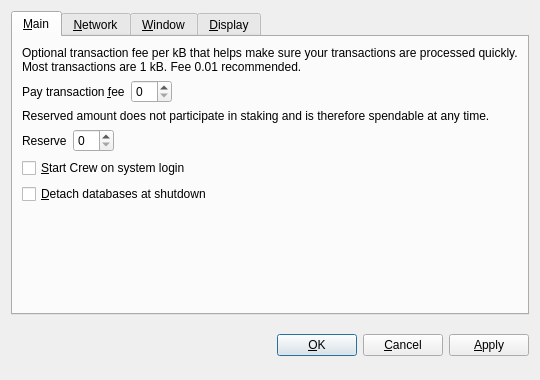
<?xml version="1.0" encoding="UTF-8"?>
<ui version="4.0">
 <class>OptionsDialog</class>
 <widget class="QDialog" name="OptionsDialog">
  <property name="geometry">
   <rect>
    <x>0</x>
    <y>0</y>
    <width>540</width>
    <height>380</height>
   </rect>
  </property>
  <property name="windowTitle">
   <string>Options</string>
  </property>
  <property name="modal">
   <bool>true</bool>
  </property>
  <layout class="QVBoxLayout" name="verticalLayout">
   <item>
    <widget class="QTabWidget" name="tabWidget">
     <property name="tabPosition">
      <enum>QTabWidget::North</enum>
     </property>
     <property name="currentIndex">
      <number>0</number>
     </property>
     <widget class="QWidget" name="tabMain">
      <attribute name="title">
       <string>&amp;Main</string>
      </attribute>
      <layout class="QVBoxLayout" name="verticalLayout_Main">
       <item>
        <widget class="QLabel" name="transactionFeeInfoLabel">
         <property name="text">
          <string>Optional transaction fee per kB that helps make sure your transactions are processed quickly. Most transactions are 1 kB. Fee 0.01 recommended.</string>
         </property>
         <property name="textFormat">
          <enum>Qt::PlainText</enum>
         </property>
         <property name="wordWrap">
          <bool>true</bool>
         </property>
        </widget>
       </item>
       <item>
        <layout class="QHBoxLayout" name="horizontalLayoutFee">
         <item>
          <widget class="QLabel" name="transactionFeeLabel">
           <property name="text">
            <string>Pay transaction &amp;fee</string>
           </property>
           <property name="textFormat">
            <enum>Qt::PlainText</enum>
           </property>
           <property name="buddy">
            <cstring>transactionFee</cstring>
           </property>
          </widget>
         </item>
         <item>
          <widget class="BitcoinAmountField" name="transactionFee"/>
         </item>
         <item>
          <spacer name="horizontalSpacerFee">
           <property name="orientation">
            <enum>Qt::Horizontal</enum>
           </property>
           <property name="sizeHint" stdset="0">
            <size>
             <width>40</width>
             <height>20</height>
            </size>
           </property>
          </spacer>
         </item>
        </layout>
       </item>
       <item>
        <widget class="QLabel" name="reserveBalanceInfoLabel">
         <property name="text">
          <string>Reserved amount does not participate in staking and is therefore spendable at any time.</string>
         </property>
         <property name="textFormat">
          <enum>Qt::PlainText</enum>
         </property>
         <property name="wordWrap">
          <bool>true</bool>
         </property>
        </widget>
       </item>
       <item>
        <layout class="QHBoxLayout" name="horizontalLayoutReserveBalance">
         <item>
          <widget class="QLabel" name="reserveBalanceLabel">
           <property name="text">
            <string>Reserve</string>
           </property>
           <property name="textFormat">
            <enum>Qt::PlainText</enum>
           </property>
           <property name="buddy">
            <cstring>reserveBalance</cstring>
           </property>
          </widget>
         </item>
         <item>
          <widget class="BitcoinAmountField" name="reserveBalance"/>
         </item>
         <item>
          <spacer name="horizontalSpacerReserveBalance">
           <property name="orientation">
            <enum>Qt::Horizontal</enum>
           </property>
           <property name="sizeHint" stdset="0">
            <size>
             <width>40</width>
             <height>20</height>
            </size>
           </property>
          </spacer>
         </item>
        </layout>
       </item>
       <item>
        <widget class="QCheckBox" name="bitcoinAtStartup">
         <property name="toolTip">
          <string>Automatically start Crew after logging in to the system.</string>
         </property>
         <property name="text">
          <string>&amp;Start Crew on system login</string>
         </property>
        </widget>
       </item>
       <item>
        <widget class="QCheckBox" name="detachDatabases">
         <property name="toolTip">
          <string>Detach block and address databases at shutdown. This means they can be moved to another data directory, but it slows down shutdown. The wallet is always detached.</string>
         </property>
         <property name="text">
          <string>&amp;Detach databases at shutdown</string>
         </property>
        </widget>
       </item>
       <item>
        <spacer name="verticalSpacer_Main">
         <property name="orientation">
          <enum>Qt::Vertical</enum>
         </property>
         <property name="sizeHint" stdset="0">
          <size>
           <width>20</width>
           <height>40</height>
          </size>
         </property>
        </spacer>
       </item>
      </layout>
     </widget>
     <widget class="QWidget" name="tabNetwork">
      <attribute name="title">
       <string>&amp;Network</string>
      </attribute>
      <layout class="QVBoxLayout" name="verticalLayout_Network">
       <item>
        <widget class="QCheckBox" name="mapPortUpnp">
         <property name="toolTip">
          <string>Automatically open the Crew client port on the router. This only works when your router supports UPnP and it is enabled.</string>
         </property>
         <property name="text">
          <string>Map port using &amp;UPnP</string>
         </property>
        </widget>
       </item>
       <item>
        <widget class="QCheckBox" name="connectSocks">
         <property name="toolTip">
          <string>Connect to the Crew network through a SOCKS proxy (e.g. when connecting through Tor).</string>
         </property>
         <property name="text">
          <string>&amp;Connect through SOCKS proxy:</string>
         </property>
        </widget>
       </item>
       <item>
        <layout class="QHBoxLayout" name="horizontalLayout_Network">
         <item>
          <widget class="QLabel" name="proxyIpLabel">
           <property name="text">
            <string>Proxy &amp;IP:</string>
           </property>
           <property name="textFormat">
            <enum>Qt::PlainText</enum>
           </property>
           <property name="buddy">
            <cstring>proxyIp</cstring>
           </property>
          </widget>
         </item>
         <item>
          <widget class="QValidatedLineEdit" name="proxyIp">
           <property name="maximumSize">
            <size>
             <width>140</width>
             <height>16777215</height>
            </size>
           </property>
           <property name="toolTip">
            <string>IP address of the proxy (e.g. 127.0.0.1)</string>
           </property>
          </widget>
         </item>
         <item>
          <widget class="QLabel" name="proxyPortLabel">
           <property name="text">
            <string>&amp;Port:</string>
           </property>
           <property name="textFormat">
            <enum>Qt::PlainText</enum>
           </property>
           <property name="buddy">
            <cstring>proxyPort</cstring>
           </property>
          </widget>
         </item>
         <item>
          <widget class="QLineEdit" name="proxyPort">
           <property name="maximumSize">
            <size>
             <width>55</width>
             <height>16777215</height>
            </size>
           </property>
           <property name="toolTip">
            <string>Port of the proxy (e.g. 9050)</string>
           </property>
          </widget>
         </item>
         <item>
          <widget class="QLabel" name="socksVersionLabel">
           <property name="text">
            <string>SOCKS &amp;Version:</string>
           </property>
           <property name="textFormat">
            <enum>Qt::PlainText</enum>
           </property>
           <property name="buddy">
            <cstring>socksVersion</cstring>
           </property>
          </widget>
         </item>
         <item>
          <widget class="QValueComboBox" name="socksVersion">
           <property name="toolTip">
            <string>SOCKS version of the proxy (e.g. 5)</string>
           </property>
          </widget>
         </item>
         <item>
          <spacer name="horizontalSpacer_Network">
           <property name="orientation">
            <enum>Qt::Horizontal</enum>
           </property>
           <property name="sizeHint" stdset="0">
            <size>
             <width>40</width>
             <height>20</height>
            </size>
           </property>
          </spacer>
         </item>
        </layout>
       </item>
       <item>
        <spacer name="verticalSpacer_Network">
         <property name="orientation">
          <enum>Qt::Vertical</enum>
         </property>
         <property name="sizeHint" stdset="0">
          <size>
           <width>20</width>
           <height>40</height>
          </size>
         </property>
        </spacer>
       </item>
      </layout>
     </widget>
     <widget class="QWidget" name="tabWindow">
      <attribute name="title">
       <string>&amp;Window</string>
      </attribute>
      <layout class="QVBoxLayout" name="verticalLayout_Window">
       <item>
        <widget class="QCheckBox" name="minimizeToTray">
         <property name="toolTip">
          <string>Show only a tray icon after minimizing the window.</string>
         </property>
         <property name="text">
          <string>&amp;Minimize to the tray instead of the taskbar</string>
         </property>
        </widget>
       </item>
       <item>
        <widget class="QCheckBox" name="minimizeOnClose">
         <property name="toolTip">
          <string>Minimize instead of exit the application when the window is closed. When this option is enabled, the application will be closed only after selecting Quit in the menu.</string>
         </property>
         <property name="text">
          <string>M&amp;inimize on close</string>
         </property>
        </widget>
       </item>
       <item>
        <spacer name="verticalSpacer_Window">
         <property name="orientation">
          <enum>Qt::Vertical</enum>
         </property>
         <property name="sizeHint" stdset="0">
          <size>
           <width>20</width>
           <height>40</height>
          </size>
         </property>
        </spacer>
       </item>
      </layout>
     </widget>
     <widget class="QWidget" name="tabDisplay">
      <attribute name="title">
       <string>&amp;Display</string>
      </attribute>
      <layout class="QVBoxLayout" name="verticalLayout_Display">
       <item>
        <layout class="QHBoxLayout" name="horizontalLayout_1_Display">
         <item>
          <widget class="QLabel" name="langLabel">
           <property name="text">
            <string>User Interface &amp;language:</string>
           </property>
           <property name="textFormat">
            <enum>Qt::PlainText</enum>
           </property>
           <property name="buddy">
            <cstring>lang</cstring>
           </property>
          </widget>
         </item>
         <item>
          <widget class="QValueComboBox" name="lang">
           <property name="toolTip">
            <string>The user interface language can be set here. This setting will take effect after restarting Crew.</string>
           </property>
          </widget>
         </item>
        </layout>
       </item>
       <item>
        <layout class="QHBoxLayout" name="horizontalLayout_2_Display">
         <item>
          <widget class="QLabel" name="unitLabel">
           <property name="text">
            <string>&amp;Unit to show amounts in:</string>
           </property>
           <property name="textFormat">
            <enum>Qt::PlainText</enum>
           </property>
           <property name="buddy">
            <cstring>unit</cstring>
           </property>
          </widget>
         </item>
         <item>
          <widget class="QValueComboBox" name="unit">
           <property name="toolTip">
            <string>Choose the default subdivision unit to show in the interface and when sending coins.</string>
           </property>
          </widget>
         </item>
        </layout>
       </item>
        <item>
        <widget class="QCheckBox" name="useCrewTheme">
         <property name="text">
          <string>Use Crew visual theme (requires restart)</string>
         </property>
        </widget>
       </item>
       <item>
        <widget class="QCheckBox" name="displayAddresses">
         <property name="toolTip">
          <string>Whether to show Crew addresses in the transaction list or not.</string>
         </property>
         <property name="text">
          <string>&amp;Display addresses in transaction list</string>
         </property>
        </widget>
       </item>
       <item>
        <widget class="QCheckBox" name="coinControlFeatures">
         <property name="toolTip">
          <string>Whether to show coin control features or not.</string>
         </property>
         <property name="text">
          <string>Display coin &amp;control features (experts only!)</string>
         </property>
        </widget>
       </item>
       <item>
        <spacer name="verticalSpacer_Display">
         <property name="orientation">
          <enum>Qt::Vertical</enum>
         </property>
         <property name="sizeHint" stdset="0">
          <size>
           <width>20</width>
           <height>40</height>
          </size>
         </property>
        </spacer>
       </item>
      </layout>
     </widget>
    </widget>
   </item>
   <item>
    <layout class="QHBoxLayout" name="horizontalLayout_Buttons">
     <item>
      <spacer name="horizontalSpacer_1">
       <property name="orientation">
        <enum>Qt::Horizontal</enum>
       </property>
       <property name="sizeHint" stdset="0">
        <size>
         <width>40</width>
         <height>48</height>
        </size>
       </property>
      </spacer>
     </item>
     <item>
      <widget class="QLabel" name="statusLabel">
       <property name="font">
        <font>
         <weight>75</weight>
         <bold>true</bold>
        </font>
       </property>
       <property name="text">
        <string/>
       </property>
       <property name="textFormat">
        <enum>Qt::PlainText</enum>
       </property>
       <property name="wordWrap">
        <bool>true</bool>
       </property>
      </widget>
     </item>
     <item>
      <spacer name="horizontalSpacer_2">
       <property name="orientation">
        <enum>Qt::Horizontal</enum>
       </property>
       <property name="sizeHint" stdset="0">
        <size>
         <width>40</width>
         <height>48</height>
        </size>
       </property>
      </spacer>
     </item>
     <item>
      <widget class="QPushButton" name="okButton">
       <property name="text">
        <string>&amp;OK</string>
       </property>
      </widget>
     </item>
     <item>
      <widget class="QPushButton" name="cancelButton">
       <property name="text">
        <string>&amp;Cancel</string>
       </property>
       <property name="autoDefault">
        <bool>false</bool>
       </property>
      </widget>
     </item>
     <item>
      <widget class="QPushButton" name="applyButton">
       <property name="text">
        <string>&amp;Apply</string>
       </property>
       <property name="autoDefault">
        <bool>false</bool>
       </property>
      </widget>
     </item>
    </layout>
   </item>
  </layout>
 </widget>
 <customwidgets>
  <customwidget>
   <class>BitcoinAmountField</class>
   <extends>QSpinBox</extends>
   <header>bitcoinamountfield.h</header>
  </customwidget>
  <customwidget>
   <class>QValueComboBox</class>
   <extends>QComboBox</extends>
   <header>qvaluecombobox.h</header>
  </customwidget>
  <customwidget>
   <class>QValidatedLineEdit</class>
   <extends>QLineEdit</extends>
   <header>qvalidatedlineedit.h</header>
  </customwidget>
 </customwidgets>
 <resources/>
 <connections/>
</ui>
